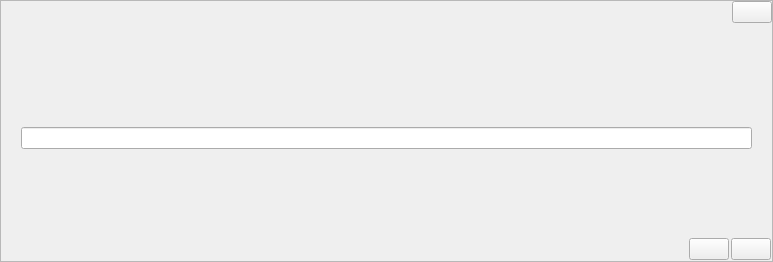
<?xml version="1.0" encoding="UTF-8"?>
<ui version="4.0">
 <class>Input</class>
 <widget class="QWidget" name="Input">
  <property name="geometry">
   <rect>
    <x>0</x>
    <y>0</y>
    <width>773</width>
    <height>262</height>
   </rect>
  </property>
  <layout class="QGridLayout" name="vlay_main">
   <property name="leftMargin">
    <number>0</number>
   </property>
   <property name="topMargin">
    <number>0</number>
   </property>
   <property name="rightMargin">
    <number>0</number>
   </property>
   <property name="bottomMargin">
    <number>0</number>
   </property>
   <property name="spacing">
    <number>0</number>
   </property>
   <item row="1" column="0">
    <widget class="QFrame" name="fr_main">
     <property name="frameShape">
      <enum>QFrame::StyledPanel</enum>
     </property>
     <property name="frameShadow">
      <enum>QFrame::Raised</enum>
     </property>
     <layout class="QVBoxLayout" name="vlay_fr_main">
      <property name="spacing">
       <number>0</number>
      </property>
      <property name="leftMargin">
       <number>0</number>
      </property>
      <property name="topMargin">
       <number>0</number>
      </property>
      <property name="rightMargin">
       <number>0</number>
      </property>
      <property name="bottomMargin">
       <number>0</number>
      </property>
      <item>
       <widget class="QFrame" name="fr_menu_top">
        <layout class="QHBoxLayout" name="hlay_menu_top">
         <property name="spacing">
          <number>0</number>
         </property>
         <property name="leftMargin">
          <number>0</number>
         </property>
         <property name="topMargin">
          <number>0</number>
         </property>
         <property name="rightMargin">
          <number>0</number>
         </property>
         <property name="bottomMargin">
          <number>0</number>
         </property>
         <item>
          <widget class="QLabel" name="lb_mt_ico"/>
         </item>
         <item>
          <spacer name="horizontalSpacer_2">
           <property name="orientation">
            <enum>Qt::Horizontal</enum>
           </property>
           <property name="sizeHint" stdset="0">
            <size>
             <width>40</width>
             <height>20</height>
            </size>
           </property>
          </spacer>
         </item>
         <item>
          <widget class="QLabel" name="lb_mt_nom"/>
         </item>
         <item>
          <spacer name="horizontalSpacer_1">
           <property name="orientation">
            <enum>Qt::Horizontal</enum>
           </property>
           <property name="sizeHint" stdset="0">
            <size>
             <width>40</width>
             <height>20</height>
            </size>
           </property>
          </spacer>
         </item>
         <item>
          <widget class="QPushButton" name="pb_mt_quitter"/>
         </item>
        </layout>
       </widget>
      </item>
      <item>
       <widget class="QFrame" name="fr_body">
        <layout class="QVBoxLayout" name="vlay_input_body">
         <property name="spacing">
          <number>2</number>
         </property>
         <property name="leftMargin">
          <number>20</number>
         </property>
         <property name="rightMargin">
          <number>20</number>
         </property>
         <item>
          <spacer name="verticalSpacer_2">
           <property name="orientation">
            <enum>Qt::Vertical</enum>
           </property>
           <property name="sizeHint" stdset="0">
            <size>
             <width>20</width>
             <height>40</height>
            </size>
           </property>
          </spacer>
         </item>
         <item>
          <widget class="QLabel" name="lb_input_text"/>
         </item>
         <item>
          <widget class="QLineEdit" name="le_input_text"/>
         </item>
         <item>
          <spacer name="verticalSpacer">
           <property name="orientation">
            <enum>Qt::Vertical</enum>
           </property>
           <property name="sizeHint" stdset="0">
            <size>
             <width>20</width>
             <height>40</height>
            </size>
           </property>
          </spacer>
         </item>
        </layout>
       </widget>
      </item>
      <item>
       <widget class="QFrame" name="fr_input_bottom">
        <layout class="QHBoxLayout" name="hlay_input_bottom">
         <property name="spacing">
          <number>2</number>
         </property>
         <property name="leftMargin">
          <number>0</number>
         </property>
         <property name="topMargin">
          <number>2</number>
         </property>
         <property name="rightMargin">
          <number>1</number>
         </property>
         <property name="bottomMargin">
          <number>1</number>
         </property>
         <item>
          <spacer name="horizontalSpacer">
           <property name="orientation">
            <enum>Qt::Horizontal</enum>
           </property>
           <property name="sizeHint" stdset="0">
            <size>
             <width>40</width>
             <height>20</height>
            </size>
           </property>
          </spacer>
         </item>
         <item>
          <widget class="QPushButton" name="pb_input_ok"/>
         </item>
         <item>
          <widget class="QPushButton" name="pb_input_annuler"/>
         </item>
        </layout>
       </widget>
      </item>
     </layout>
    </widget>
   </item>
  </layout>
 </widget>
 <resources/>
 <connections/>
</ui>
